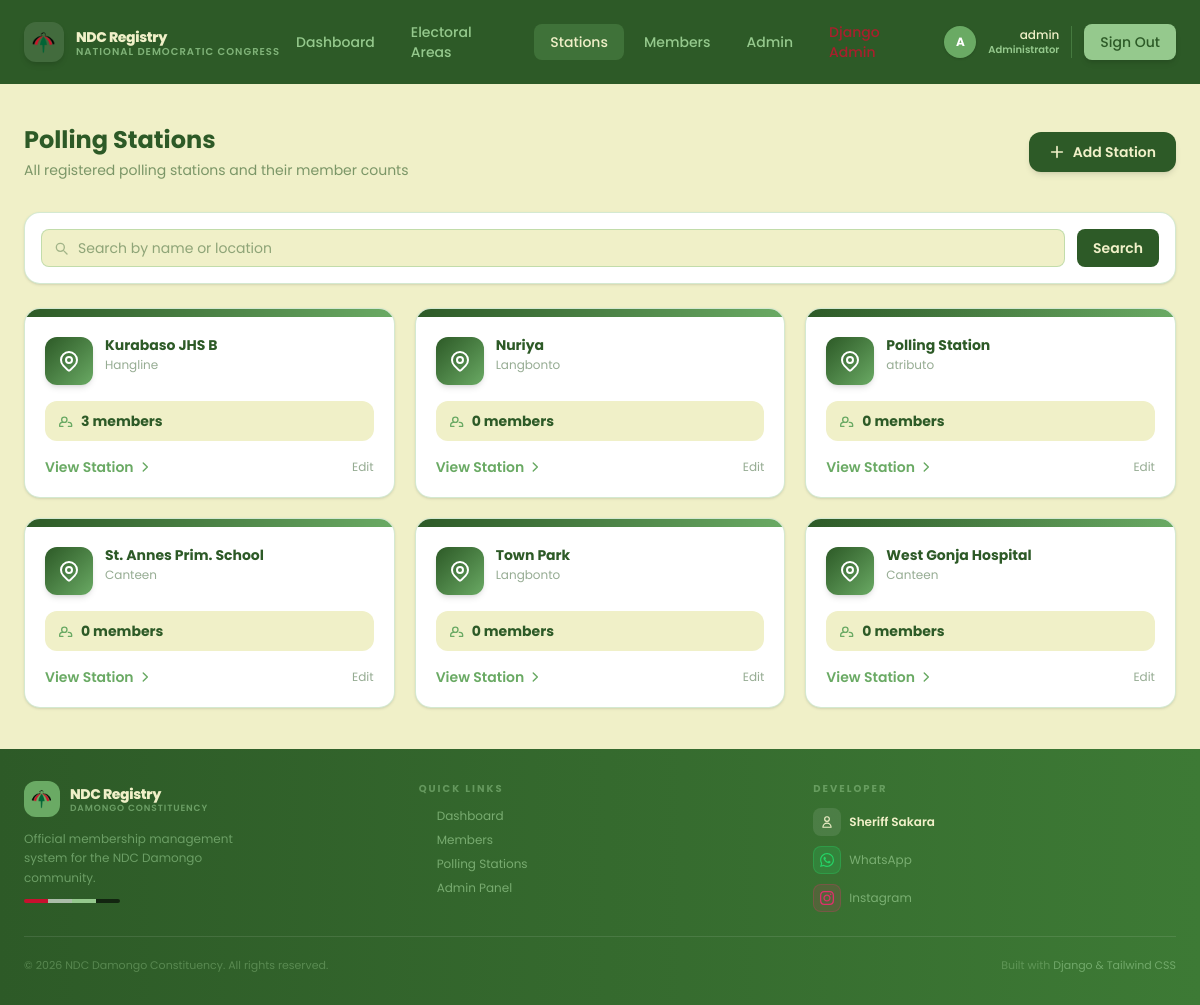
The app's page /stations/ (signed in), older data.
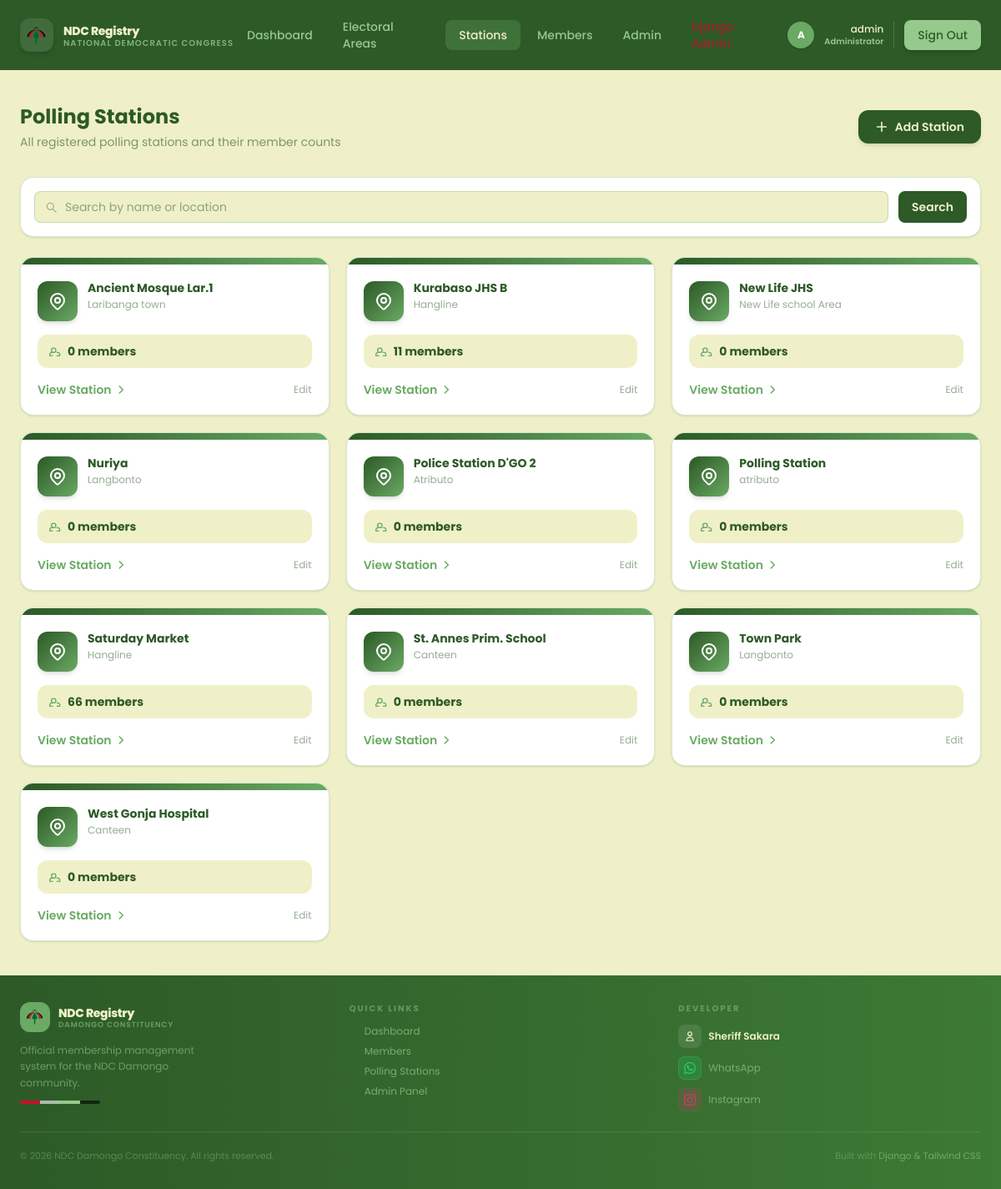
The same page, newer data.
### core/models.py (models this page shows, shortened)
class PollingStation(models.Model):
    name = models.CharField(max_length=100)
    location = models.CharField(max_length=200, blank=True)
    constituency = models.CharField(max_length=100, blank=True)
    description = models.TextField(blank=True)
    created_at = models.DateTimeField(auto_now_add=True)
    electoral_area = models.ForeignKey(
        ElectoralArea,
        on_delete=models.CASCADE,
        null=True,
        blank=True,
        related_name='stations',
    )
    class Meta:
        ordering = ['name']
    @property
    def member_count(self):
        return self.members.count()

### core/views.py (the view)
# urls.py: path('stations/', views.station_list_view, name='station_list'),
@login_required
def station_list_view(request):
    query = request.GET.get("q", "").strip()
    stations = PollingStation.objects.all()
    if query:
        stations = stations.filter(
            Q(name__icontains=query) | Q(location__icontains=query)
        )
    return render(request, 'core/station_list.html', {'stations': stations, 'query':query})

### templates/core/station_list.html (shortened to what the changed rows need)
{% extends "core/base.html" %}
{% block content %}
<div class="max-w-7xl mx-auto px-6 py-10">
    <div class="flex flex-col sm:flex-row sm:items-center justify-between gap-4 mb-8 animate-fade-up">
        <div>
            <h1 class="text-2xl font-bold text-[#2d5a27]">Polling Stations</h1>
        </div>
    </div>
    {% if stations %}
    <div class="grid grid-cols-1 sm:grid-cols-2 lg:grid-cols-3 gap-5">
        {% for station in stations %}
        <div class="bg-white border border-[#95c98d]/40 rounded-2xl shadow-sm card-hover overflow-hidden
                    animate-fade-up" style="animation-delay: {{ forloop.counter0 }}00ms">
            <div class="h-2 bg-gradient-to-r from-[#2d5a27] to-[#6aaa64]"></div>
            <div class="p-5">
                <div class="flex items-start gap-3 mb-4">
                    <div class="w-12 h-12 rounded-xl bg-gradient-to-br from-[#2d5a27] to-[#6aaa64] flex items-center justify-center shrink-0 shadow-md">
                    </div>
                    <div>
                        <h3 class="text-sm font-bold text-[#2d5a27] leading-tight">{{ station.name }}</h3>
                        <p class="text-xs text-[#2d5a27]/50 mt-0.5">{{ station.location|default:"Location not set" }}</p>
                    </div>
                </div>
                <div class="flex items-center gap-2 bg-[#f0f0c8] rounded-xl px-3 py-2.5 mb-4">
                    <svg class="w-4 h-4 text-[#6aaa64]" fill="none" stroke="currentColor" stroke-width="2" viewBox="0 0 24 24">
                        <path stroke-linecap="round" stroke-linejoin="round" d="M17 20h5v-2a4 4 0 00-5-3.87M9 20H4v-2a4 4 0 015-3.87m6-4a4 4 0 11-8 0 4 4 0 018 0z"/>
                    </svg>
                    <span class="text-sm font-bold text-[#2d5a27]">{{ station.member_count }} member{{ station.member_count|pluralize }}</span>
                </div>
                <div class="flex items-center justify-between">
                    <a href="{% url 'station_detail' station.pk %}"
                       class="text-sm font-semibold text-[#6aaa64] hover:text-[#2d5a27] transition-colors flex items-center gap-1">
                        View Station
                        <svg class="w-3.5 h-3.5" fill="none" stroke="currentColor" stroke-width="2.5" viewBox="0 0 24 24">
                            <path stroke-linecap="round" stroke-linejoin="round" d="M9 5l7 7-7 7"/>
                        </svg>
                    </a>
                    {% if user.is_staff %}
                    <a href="{% url 'station_edit' station.pk %}" class="text-xs text-[#2d5a27]/50 hover:text-[#6aaa64] transition-colors">Edit</a>
                    {% endif %}
                </div>
            </div>
        </div>
        {% endfor %}
    </div>
    {% endif %}
</div>
{% endblock content %}

Row changes from the older to the newer data that the page shows:
added PollingStation: name "Ancient Mosque Lar.1", location "Laribanga town", member_count "0"
computed for PollingStation "Kurabaso JHS B": member_count "3" → "11"
added PollingStation: name "New Life JHS", location "New Life school Area", member_count "0"
added PollingStation: name "Police Station D'GO 2", location "Atributo", member_count "0"
added PollingStation: name "Saturday Market", location "Hangline", member_count "66"
